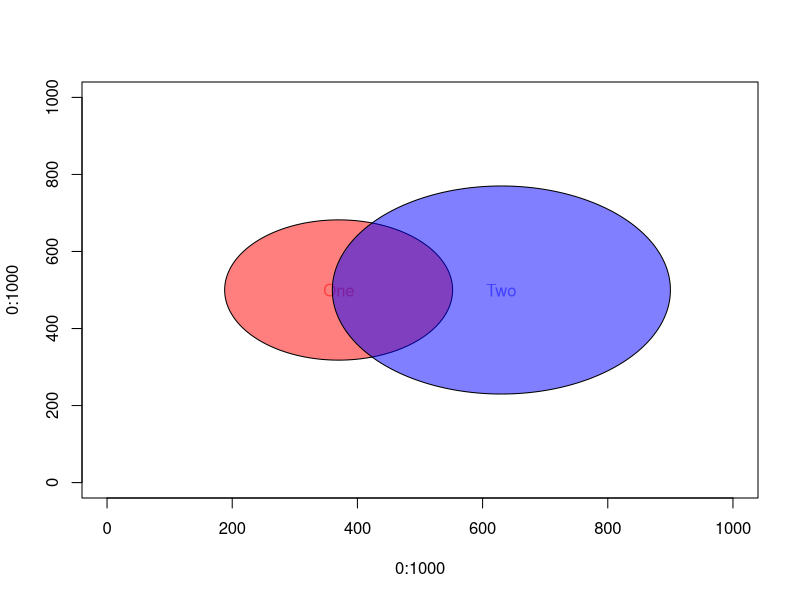

Reproduce this figure in R.
# example program to plot approximate proportional Venn diagram for two sets

# Copyright Robert M. Horton, 2010

#    This program is free software: you can redistribute it and/or modify
#    it under the terms of the GNU General Public License as published by
#    the Free Software Foundation, either version 3 of the License, or
#    (at your option) any later version.
#
#    This program is distributed in the hope that it will be useful,
#    but WITHOUT ANY WARRANTY; without even the implied warranty of
#    MERCHANTABILITY or FITNESS FOR A PARTICULAR PURPOSE.  See the
#    GNU General Public License for more details (see 
#    http://www.gnu.org/licenses)

# set operations from base package:
# union(x, y), intersect(x, y), setdiff(x, y), setequal(x, y), is.element(el, set)

DIMENSION <- 1000 	# length of each side of graph area
TOTAL_SET_AREA <- (DIMENSION^2)/3	# using half the total area makes some circles go out of bounds. A third is good.	SCORE_TOLERANCE <- 0.001
SCORE_TOLERANCE <- 0.001
MAX_SCORE <- 1/SCORE_TOLERANCE^2

drawCircle <- function(x, y, r, ...){
	ANGLES <- (1:360) * (2 * pi / 360)
	polygon(x + r*sin(ANGLES), y + r*cos(ANGLES), ...)
}

apvenn2 <- function(setA, setB, sNames){
	SET_COLORS <- c( rgb(1,0,0,0.5), rgb(0,0,1,0.5), rgb(1,1,0,0.5))
	Y_LEVEL = DIMENSION/2
	nA <- length(setA)
	nB <- length(setB)
	nTot <- nA + nB
	
	nBoth <- length( intersect(setA, setB) )
	
	areaA <- TOTAL_SET_AREA * nA/nTot
	areaB <- TOTAL_SET_AREA * nB/nTot
	rA <- sqrt (areaA / pi)
	rB <- sqrt (areaB / pi)
	
	# start with the two groups far apart, then inch them together
	STEP <- 1	#2
	numSteps <- 0
	xA <- 0 #+ rA
	xB <- DIMENSION #- rB
	newScore <- 0
	oldScore <- 0
	for (i in 1:(xB - xA)/2 ){
		newScore <- scoreCircles(xA, Y_LEVEL, rA, xB, Y_LEVEL, rB, nA, nB, nBoth)
		if ( (newScore - oldScore) < -0.5 ) break;
		oldScore <- newScore
		xA <- xA + STEP
		xB <- xB - STEP
		if (newScore == MAX_SCORE) break;
		numSteps <- numSteps + 1
	}
	
	cat("numSteps=", numSteps, ", oldScore=", oldScore, ", newScore=", newScore,"\n")
	
#	xA <- 20
#	xB <- 30

	drawCircle( xA, Y_LEVEL, rA, col=SET_COLORS[[1]] )
	text( xA, Y_LEVEL, sNames[[1]], col=SET_COLORS[[1]] )
	drawCircle( xB, Y_LEVEL, rB, col=SET_COLORS[[2]] )
	text( xB, Y_LEVEL, sNames[[2]], col=SET_COLORS[[2]] )
	
	return( c(xA, Y_LEVEL, rA, xB, Y_LEVEL, rB, nA, nB, nBoth) )
}

randomPointsInCircle <- function(x, y, r, n){
	# generate n random points within the circle centered at (x,y) with radius r
	# vector version
	randTheta <- 2 * pi * runif(n)	# random angle in radians
	randR <- r * sqrt(runif(n))
	randX <- x + randR * sin(randTheta)
	randY <- y + randR * cos(randTheta)
	return(list(x=randX, y=randY))
}

isPointInCircle <- function(px, py, cx, cy, cr){
	return ( cr^2 > (px - cx)^2 + (py - cy)^2 )
}

# isPointInCircle(rpic$x, rpic$y, 30, 30, 10)
filterPointsInCircle <- function( pts, c2x, c2y, c2r ){
	pic_select <- isPointInCircle(pts$x, pts$y, c2x, c2y, c2r)
	inX <- pts$x[pic_select]
	inY <- pts$y[pic_select]
	return(list(x=inX, y=inY))
}

scoreCircles <- function(x1, y1, r1, x2, y2, r2, n1, n2, nOverlap){
	# score reflects how closely overlap of circle areas reflects 
	# overlap of number of set elements
	N_SPOTS <- 20000
	rpic1 <- randomPointsInCircle(x1, y1, r1, N_SPOTS)
	rpic1c2 <- filterPointsInCircle(rpic1, x2, y2, r2)
	expectedRatio <- nOverlap/n1
	observedRatio <- length(rpic1c2$x)/length(rpic1$x)
	score <- ifelse( abs(expectedRatio - observedRatio) < SCORE_TOLERANCE, MAX_SCORE, 1/((expectedRatio - observedRatio)^2))
cat("score=",score,"\n")
	return ( score )
}
###########################

plot(0:1000, 0:1000, type="n")

setLabels <- c("One", "Two")

set1 <- LETTERS[1:10]	# ("A", "B", "C", ...)
set2 <- LETTERS[5:26]	# ("J", "K", "L", ... , "Z")
vennParams <- apvenn2(set1, set2, setLabels)

scoreCircles(vennParams[[1]], vennParams[[2]], vennParams[[3]], 
	vennParams[[4]], vennParams[[5]], vennParams[[6]], 
	vennParams[[7]], vennParams[[8]], vennParams[[9]])
